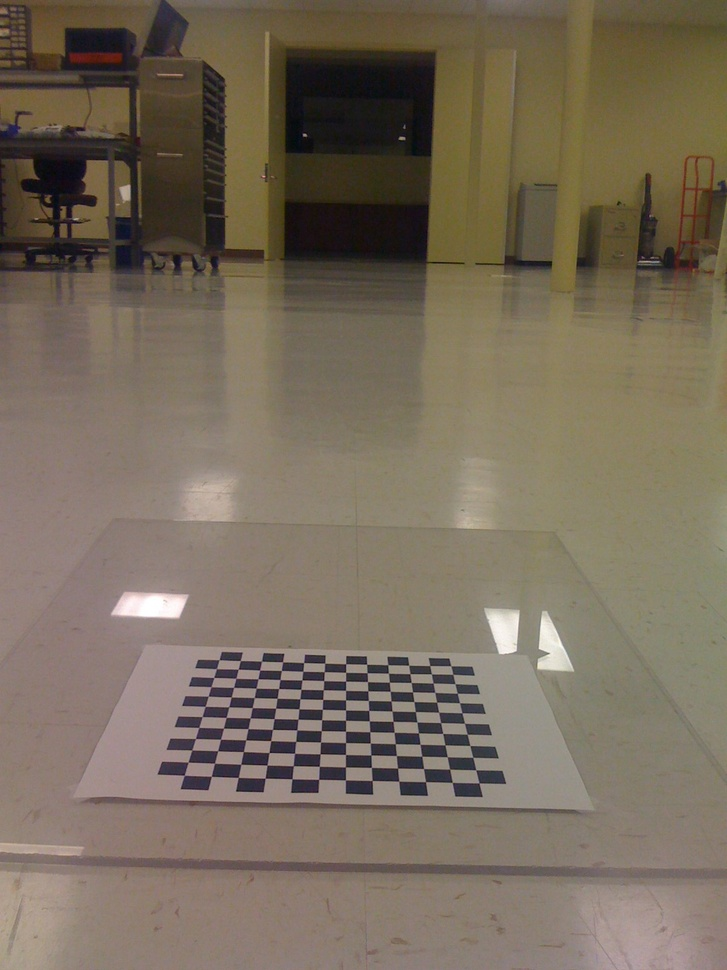
//> input picture Learning.OpenCV/birdseye/IMG_0214.jpg, 727 x 970 px, shrunk from 1200 x 1600 before the run
$ ./ihpFilter ../../../../Learning.OpenCV/birdseye/IMG_0214.jpg   (built with g++ and OpenCV 4)
//> lines starting //> are read from the running program, lines starting //| are printed output that depends on the picture; after the words box and inside, x2 and y2 are one past the last pixel; in counts of white or black regions, pixels touching at a corner belong together
#include<opencv2\core\core.hpp>
#include<opencv2\highgui\highgui.hpp>
#include<opencv2\imgproc\imgproc.hpp>
using namespace cv;
#include<iostream>
using namespace std;
/*全局变量*/
Mat image;
Mat fImageFFT;//存储图像的快速傅里叶变换
Point maxLoc;//傅里叶谱的最大值的坐标
int radius = 10;//截止频率
const int Max_RADIUS = 100;

//理想高通滤波器
Mat ihpFilter;
Mat fImageFFT_ihpFilter;
Mat fImageFFT_ihpFilter_spectrum;
Mat result;
//第二步：快速傅里叶变换
void fft2Image(InputArray _src, OutputArray _dst);

//傅里叶谱的灰度级:输入的是傅里叶变换,输出是傅里叶谱的灰度级
void fourierSpectrum(InputArray _srcFFT, OutputArray _dstSpectrum);
void callback_ihpFilter(int, void*);
int main(int argc, char*argv[])
{
	/*第一步：读入图像矩阵*/
	image = imread(argv[1], CV_LOAD_IMAGE_GRAYSCALE);
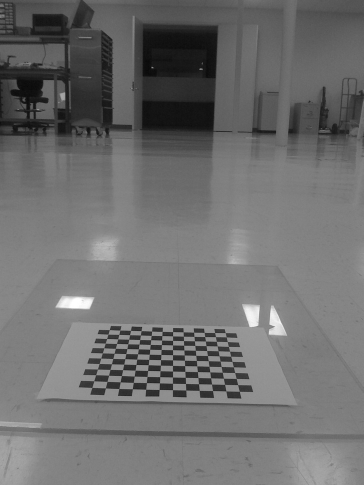
//> image: 970 rows x 727 cols, CV_8UC1 (shown at 1/2 size); min 2, max 255, mean 109.9
	if (!image.data)
	{
		cout << "没有图片" << endl;
		return -1;
	}
	imshow("原图片", image);
	Mat fImage;
	image.convertTo(fImage, CV_32FC1, 1.0, 0.0);

	/*第二步:图像矩阵的每一个数乘以(-1)^(r+c)*/
	for (int r = 0; r < fImage.rows; r++)
	{
		for (int c = 0; c < fImage.cols; c++)
		{
			if ((r + c) % 2)
				fImage.at<float>(r, c) *= -1;
		}
	}
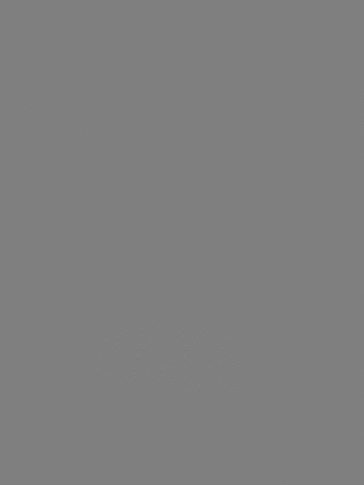
//> fImage: 970 rows x 727 cols, CV_32FC1 (shown at 1/2 size); min -255, max 255, mean 0; drawn with min black and max white

	/*第三步：快速傅里叶变换*/
	fft2Image(fImage, fImageFFT);
	//傅里叶变换的傅里叶谱
	Mat fImageFFT_spectrum;
	//傅里叶谱的灰度级显示
	fourierSpectrum(fImageFFT, fImageFFT_spectrum);
//> in fourierSpectrum, `normalize(dstSpectrum, dstSpectrum, 0, 1, NORM_MINMAX);`:
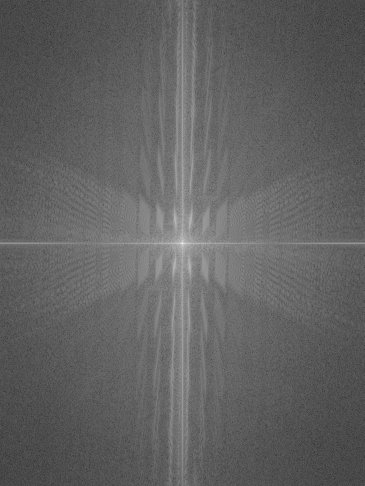
//> dstSpectrum: 972 rows x 729 cols, CV_32FC1 (shown at 1/2 size); min 0, max 1, mean 0.384
	imshow("图像的傅里叶谱", fImageFFT_spectrum);
	//得到傅里叶谱最大值的位置
	minMaxLoc(fImageFFT_spectrum, NULL, NULL, NULL, &maxLoc);
//> maxLoc = Point(364, 486)
	/*理想高通滤波器*/
	namedWindow("理想高通傅里叶谱", 1);
	createTrackbar("半径:", "理想高通傅里叶谱", &radius, Max_RADIUS, callback_ihpFilter);
	waitKey(0);
	return 0;
}
void callback_ihpFilter(int, void*)
{
	/*第四步：构建理想高通滤波器*/
	ihpFilter.create(fImageFFT.size(), CV_32FC1);

	for (int r = 0; r < ihpFilter.rows; r++)
	{
		for (int c = 0; c < ihpFilter.cols; c++)
		{
			if (sqrt(pow(abs(float(r - maxLoc.y)), 2) + pow(abs(float(c - maxLoc.x)), 2)) > radius)
				ihpFilter.at<float>(r, c) = 1;
			else
				ihpFilter.at<float>(r, c) = 0;
		}
	}
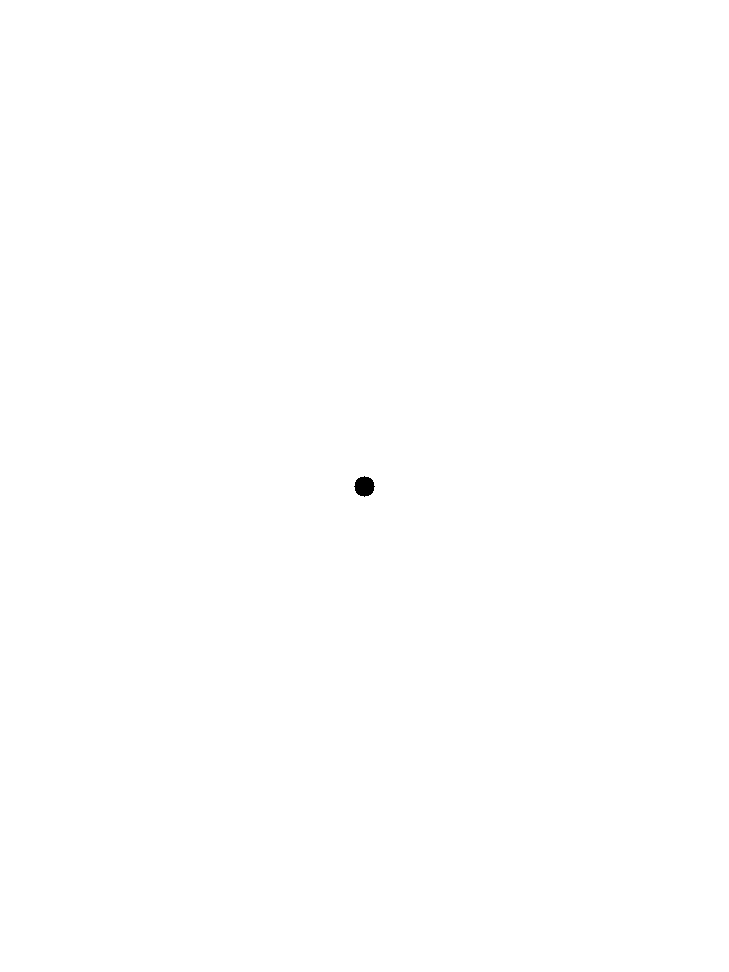
//> ihpFilter: 972 rows x 729 cols, CV_32FC1; values 0 (black) and 1 (white), 100% white; 1 black region, box (x1, y1, x2, y2) and area: (354, 476, 375, 497) 317

	/*第五步：理想高通滤波器和图像的快速傅里叶变换进行点乘*/
	fImageFFT_ihpFilter.create(fImageFFT.size(), fImageFFT.type());
	for (int r = 0; r < fImageFFT_ihpFilter.rows; r++)
	{
		for (int c = 0; c < fImageFFT_ihpFilter.cols; c++)
		{
			//分别取出当前位置的快速傅里叶变换和理想高通滤波器的值
			Vec2f temp_fImageFFT = fImageFFT.at<Vec2f>(r, c);
			float temp_ihpFilter = ihpFilter.at<float>(r, c);

			//理想高通滤波器和图像的快速傅里叶变换对应位置相乘
			fImageFFT_ihpFilter.at<Vec2f>(r, c) = temp_fImageFFT*temp_ihpFilter;
		}
	}

	//显示高斯低通傅里叶谱
	fourierSpectrum(fImageFFT_ihpFilter, fImageFFT_ihpFilter_spectrum);
	imshow("理想高通傅里叶谱", fImageFFT_ihpFilter_spectrum);

	/*第六步：对理想高通傅里叶变换执行傅里叶逆变换，并只取实部*/
	dft(fImageFFT_ihpFilter, result, DFT_SCALE + DFT_INVERSE + DFT_REAL_OUTPUT);

	/*第七步：同乘以(-1)^(x+y)*/
	for (int r = 0; r < result.rows; r++)
	{
		for (int c = 0; c < result.cols; c++)
		{
			if ((r + c) % 2)
				result.at<float>(r, c) *= -1;
		}
	}
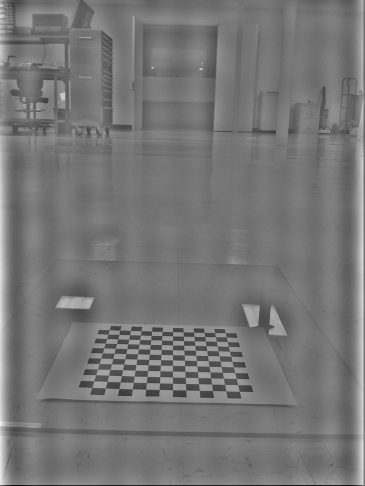
//> result: 972 rows x 729 cols, CV_32FC1 (shown at 1/2 size); min -138.8, max 163.6, mean 1.8; drawn with min black and max white
	/*第八步：取左上角，大小和原图片的大小相等*/
	result.convertTo(result, CV_8UC1, 1.0, 0);
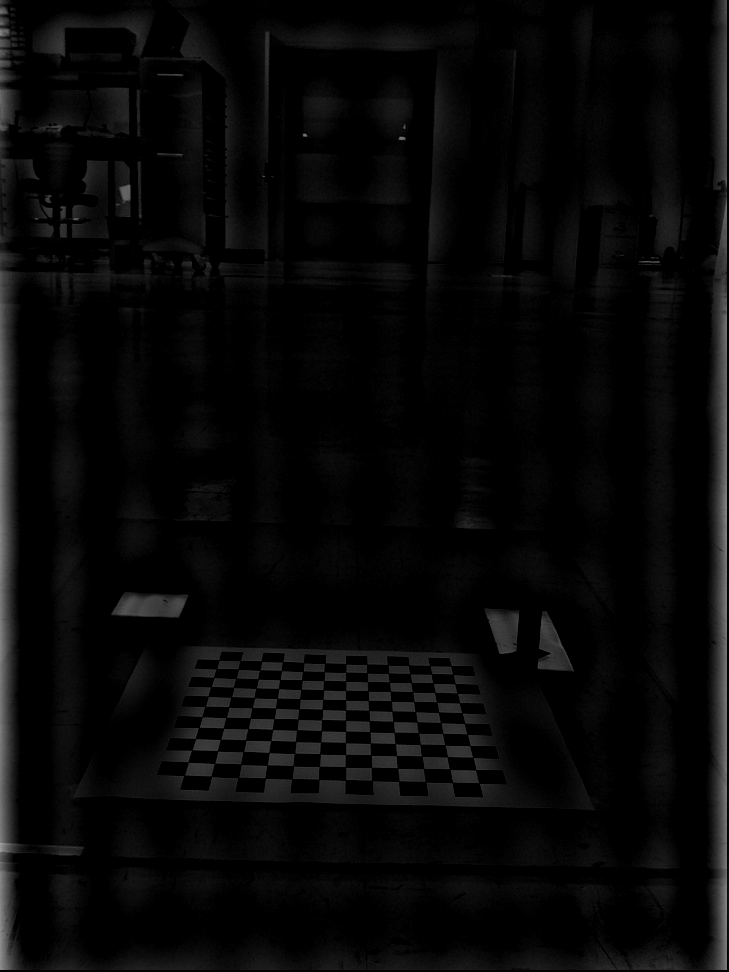
//> result: 972 rows x 729 cols, CV_8UC1; min 0, max 164, mean 7.6
	result = result(Rect(0, 0, image.cols, image.rows));
//> result: 970 rows x 727 cols, CV_8UC1
	imshow("经过理想高通滤波后的图片", result);

}
//快速傅里叶变换
void fft2Image(InputArray _src, OutputArray _dst)
{
	//得到Mat类型
	Mat src = _src.getMat();

	//判断位深
	CV_Assert(src.type() == CV_32FC1 || src.type() == CV_64FC1);
	CV_Assert(src.channels() == 1 || src.channels() == 2);

	//为了进行快速的傅里叶变换，我们经行和列的扩充,找到最合适扩充值
	Mat padded;
	int rPadded = getOptimalDFTSize(src.rows);
	int cPadded = getOptimalDFTSize(src.cols);

	//进行边缘扩充,扩充值为零
	copyMakeBorder(src, padded, 0, rPadded - src.rows, 0, cPadded - src.cols, BORDER_CONSTANT, Scalar::all(0));

	//快速的傅里叶变换（双通道：用于存储实部 和 虚部）
	dft(padded, _dst, DFT_COMPLEX_OUTPUT);
}
//得到傅里叶谱:输入的是傅里叶变换,输出是傅里叶谱
void fourierSpectrum(InputArray _srcFFT, OutputArray _dstSpectrum)
{
	//判断傅里叶变换是两个通道
	CV_Assert(_srcFFT.channels() == 2);

	//分配内存
	Mat dstSpectrum;
	dstSpectrum.create(_srcFFT.size(), _srcFFT.type());

	//分离通道
	vector<Mat> imageCenterFFT2Channel;
	split(_srcFFT, imageCenterFFT2Channel);

	//计算傅里叶变换的
	magnitude(imageCenterFFT2Channel[0], imageCenterFFT2Channel[1], dstSpectrum);

	//做一次对比度的拉伸
	log(dstSpectrum + 1, dstSpectrum);

	//归一化
	normalize(dstSpectrum, dstSpectrum, 0, 1, NORM_MINMAX);

	//为了进行灰度级显示，做类型转换
	dstSpectrum.convertTo(_dstSpectrum, CV_8UC1, 255, 0);
}

$ run again, on Learning.OpenCV/birdseye/IMG_0217.jpg
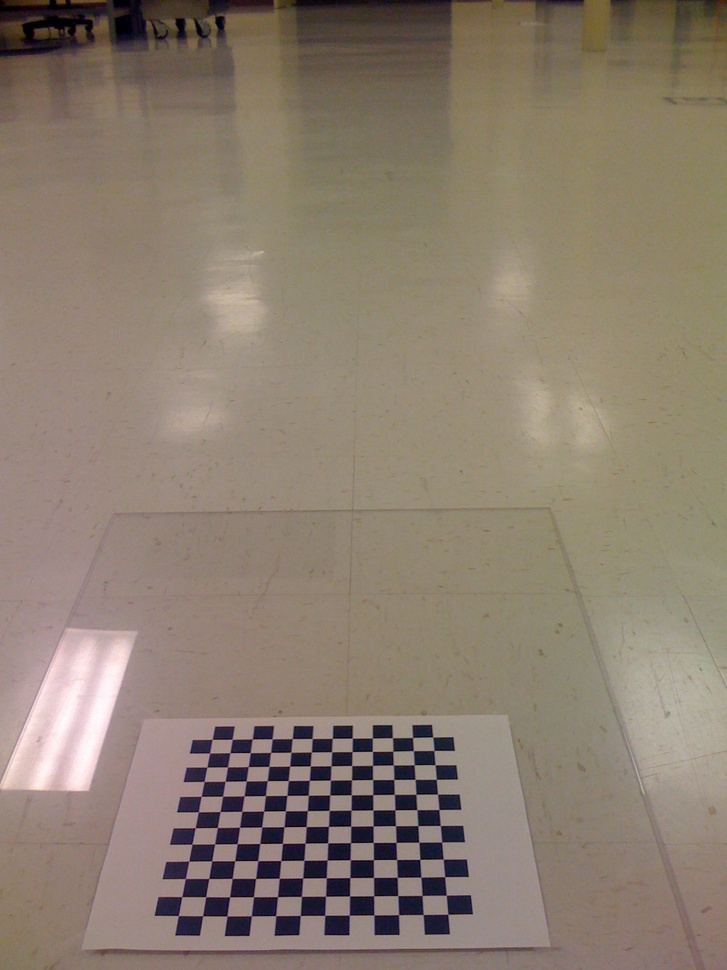
//> input picture Learning.OpenCV/birdseye/IMG_0217.jpg, 727 x 970 px, shrunk from 1200 x 1600 before the run
//> in fourierSpectrum, `normalize(dstSpectrum, dstSpectrum, 0, 1, NORM_MINMAX);`:
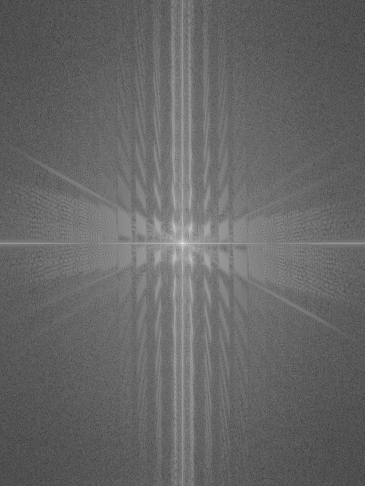
//> dstSpectrum: 972 rows x 729 cols, CV_32FC1 (shown at 1/2 size); min 0, max 1, mean 0.404
//> maxLoc = Point(364, 486)
//> in callback_ihpFilter, `result.convertTo(result, CV_8UC1, 1.0, 0);`:
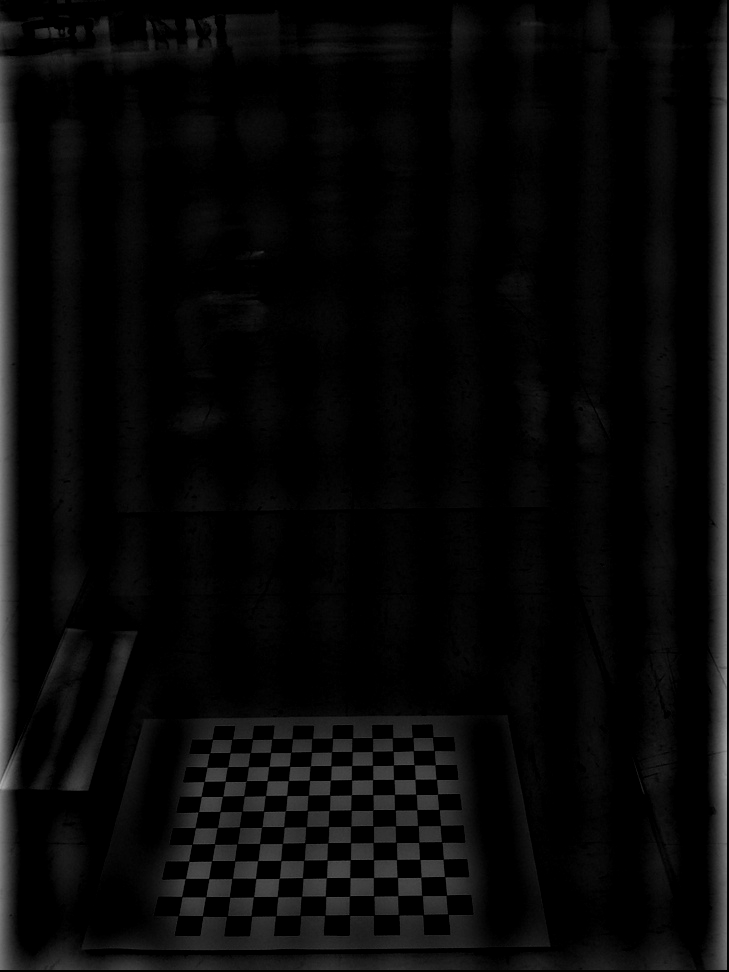
//> result: 972 rows x 729 cols, CV_8UC1; min 0, max 179, mean 8.3

$ run again, on Learning.OpenCV/birdseye/IMG_0218.jpg
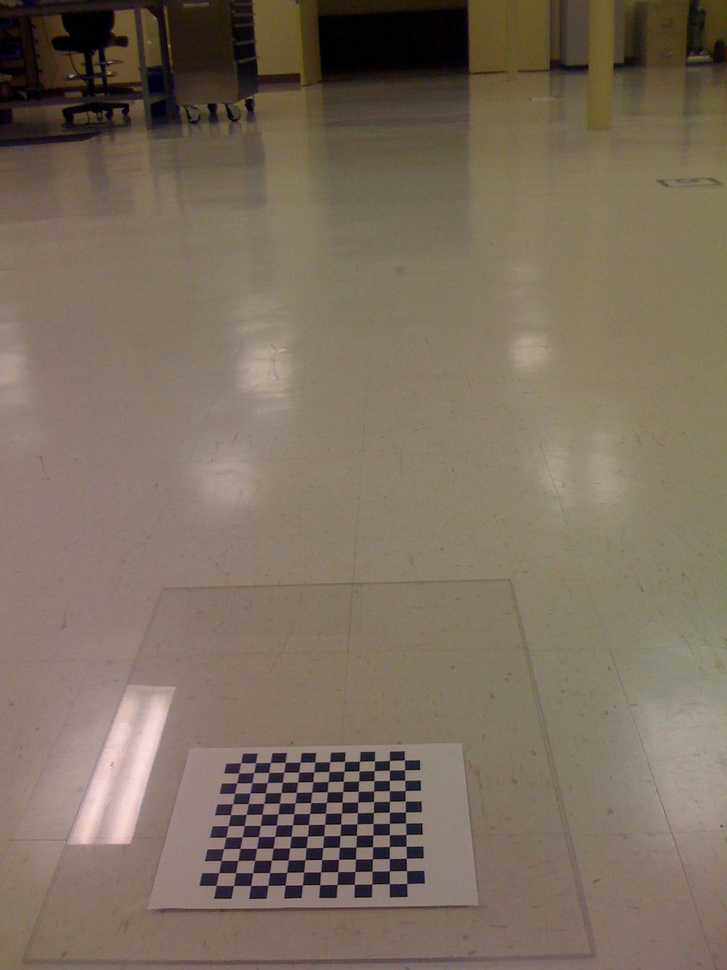
//> input picture Learning.OpenCV/birdseye/IMG_0218.jpg, 727 x 970 px, shrunk from 1200 x 1600 before the run
//> in fourierSpectrum, `normalize(dstSpectrum, dstSpectrum, 0, 1, NORM_MINMAX);`:
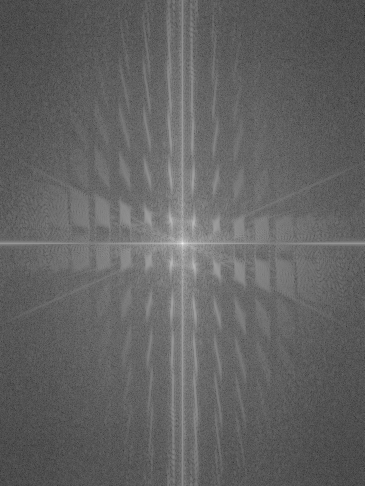
//> dstSpectrum: 972 rows x 729 cols, CV_32FC1 (shown at 1/2 size); min 0, max 1, mean 0.389
//> maxLoc = Point(364, 486)
//> in callback_ihpFilter, `result.convertTo(result, CV_8UC1, 1.0, 0);`:
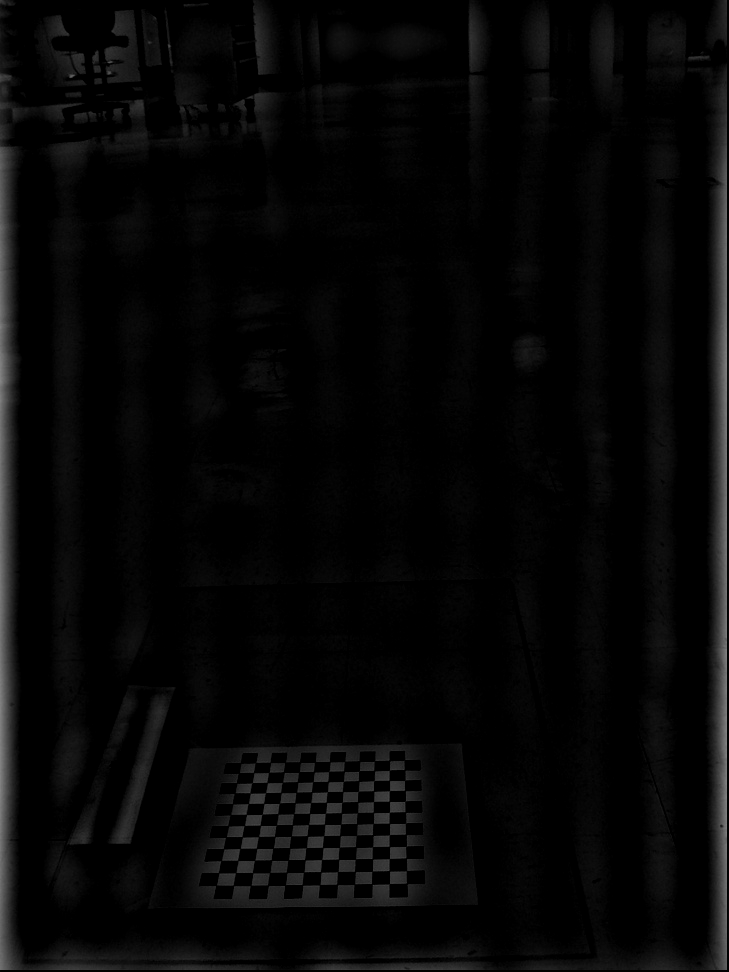
//> result: 972 rows x 729 cols, CV_8UC1; min 0, max 133, mean 6.6
